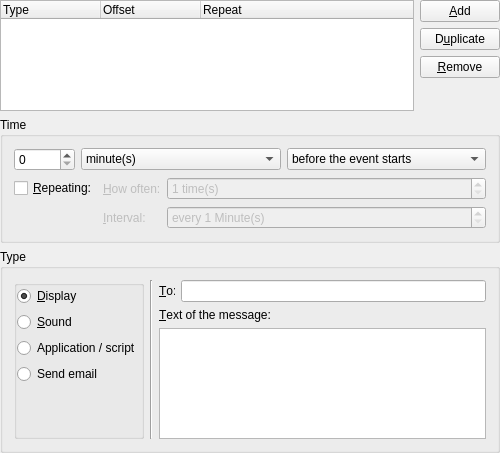
<?xml version="1.0" encoding="UTF-8"?>
<ui version="4.0">
 <class>EditorAlarms_base</class>
 <widget class="QWidget" name="EditorAlarms_base">
  <property name="geometry">
   <rect>
    <x>0</x>
    <y>0</y>
    <width>500</width>
    <height>453</height>
   </rect>
  </property>
  <property name="windowTitle">
   <string>Alarms</string>
  </property>
  <layout class="QGridLayout">
   <property name="margin">
    <number>0</number>
   </property>
   <property name="spacing">
    <number>6</number>
   </property>
   <item row="1" column="0">
    <widget class="QGroupBox" name="mTimeGroup">
     <property name="toolTip">
      <string>Specify a file containing a sound to play when the reminder triggers</string>
     </property>
     <property name="title">
      <string>Time</string>
     </property>
     <layout class="QVBoxLayout">
      <property name="spacing">
       <number>6</number>
      </property>
      <property name="margin">
       <number>11</number>
      </property>
      <item>
       <layout class="QHBoxLayout">
        <property name="spacing">
         <number>6</number>
        </property>
        <property name="margin">
         <number>0</number>
        </property>
        <item>
         <widget class="QSpinBox" name="mAlarmOffset">
          <property name="sizePolicy">
           <sizepolicy hsizetype="Maximum" vsizetype="Fixed">
            <horstretch>0</horstretch>
            <verstretch>0</verstretch>
           </sizepolicy>
          </property>
          <property name="toolTip">
           <string>Set the reminder trigger time</string>
          </property>
          <property name="whatsThis">
           <string>This spinbox allows you to set the reminder trigger time. The time unit is set in the combobox immediately adjacent.</string>
          </property>
          <property name="minimum">
           <number>0</number>
          </property>
          <property name="maximum">
           <number>99999</number>
          </property>
         </widget>
        </item>
        <item>
         <widget class="KComboBox" name="mOffsetUnit">
          <property name="toolTip">
           <string>Select the reminder trigger time unit</string>
          </property>
          <property name="whatsThis">
           <string>This combobox allows you to set the units for the reminder trigger time. The trigger time value is set in the spinbox immediately adjacent.</string>
          </property>
          <property name="autoCompletion">
           <bool>false</bool>
          </property>
          <item>
           <property name="text">
            <string comment="@item:inlistbox alarm offset expressed in minutes">minute(s)</string>
           </property>
          </item>
          <item>
           <property name="text">
            <string comment="@item:inlistbox alarm offset expressed in hours">hour(s)</string>
           </property>
          </item>
          <item>
           <property name="text">
            <string comment="@item:inlistbox alarm offset expressed in days">day(s)</string>
           </property>
          </item>
         </widget>
        </item>
        <item>
         <widget class="KComboBox" name="mBeforeAfter">
          <property name="toolTip">
           <string>Select the reminder trigger relative to the start or end time</string>
          </property>
          <property name="whatsThis">
           <string>Use this combobox to specify if you want the reminder to trigger before or after the start or end time.</string>
          </property>
          <item>
           <property name="text">
            <string>before the event starts</string>
           </property>
          </item>
          <item>
           <property name="text">
            <string>after the event starts</string>
           </property>
          </item>
          <item>
           <property name="text">
            <string>before the event ends</string>
           </property>
          </item>
          <item>
           <property name="text">
            <string>after the event ends</string>
           </property>
          </item>
         </widget>
        </item>
       </layout>
      </item>
      <item>
       <layout class="QGridLayout">
        <property name="margin">
         <number>0</number>
        </property>
        <property name="spacing">
         <number>6</number>
        </property>
        <item row="0" column="1">
         <widget class="QLabel" name="mHowOftenLabel">
          <property name="enabled">
           <bool>false</bool>
          </property>
          <property name="sizePolicy">
           <sizepolicy hsizetype="Maximum" vsizetype="Preferred">
            <horstretch>0</horstretch>
            <verstretch>0</verstretch>
           </sizepolicy>
          </property>
          <property name="text">
           <string>&amp;How often:</string>
          </property>
          <property name="buddy">
           <cstring>mRepeatCount</cstring>
          </property>
         </widget>
        </item>
        <item row="0" column="2">
         <widget class="QSpinBox" name="mRepeatCount">
          <property name="enabled">
           <bool>false</bool>
          </property>
          <property name="toolTip">
           <string>Select how often the reminder should repeat</string>
          </property>
          <property name="whatsThis">
           <string>Use this selector to choose how many times you want the recurring reminder to repeat.</string>
          </property>
          <property name="suffix">
           <string> time(s)</string>
          </property>
          <property name="minimum">
           <number>1</number>
          </property>
          <property name="maximum">
           <number>500</number>
          </property>
         </widget>
        </item>
        <item row="1" column="1">
         <widget class="QLabel" name="mIntervalLabel">
          <property name="enabled">
           <bool>false</bool>
          </property>
          <property name="text">
           <string>&amp;Interval:</string>
          </property>
          <property name="buddy">
           <cstring>mRepeatInterval</cstring>
          </property>
         </widget>
        </item>
        <item row="0" column="0">
         <widget class="QCheckBox" name="mRepeats">
          <property name="sizePolicy">
           <sizepolicy hsizetype="Maximum" vsizetype="Fixed">
            <horstretch>0</horstretch>
            <verstretch>0</verstretch>
           </sizepolicy>
          </property>
          <property name="toolTip">
           <string>Set the reminder to repeat</string>
          </property>
          <property name="whatsThis">
           <string>Check this if you want to the reminder to recur on a periodic interval.</string>
          </property>
          <property name="text">
           <string>&amp;Repeating:</string>
          </property>
         </widget>
        </item>
        <item row="1" column="2">
         <widget class="QSpinBox" name="mRepeatInterval">
          <property name="enabled">
           <bool>false</bool>
          </property>
          <property name="toolTip">
           <string>Select the time between reminder repeats</string>
          </property>
          <property name="whatsThis">
           <string>Use this selector to choose the time between repeating reminders.</string>
          </property>
          <property name="suffix">
           <string comment="@label:spinbox repeat interval expressed in minutes"> Minute(s)</string>
          </property>
          <property name="prefix">
           <string comment="repeat every X minutes">every </string>
          </property>
          <property name="minimum">
           <number>1</number>
          </property>
          <property name="maximum">
           <number>999</number>
          </property>
         </widget>
        </item>
       </layout>
      </item>
     </layout>
    </widget>
   </item>
   <item row="2" column="0">
    <widget class="QGroupBox" name="mTypeGroup">
     <property name="title">
      <string>Type</string>
     </property>
     <layout class="QHBoxLayout">
      <property name="spacing">
       <number>6</number>
      </property>
      <property name="margin">
       <number>11</number>
      </property>
      <item>
       <widget class="QGroupBox" name="mAlarmType">
        <property name="sizePolicy">
         <sizepolicy hsizetype="Maximum" vsizetype="Preferred">
          <horstretch>0</horstretch>
          <verstretch>0</verstretch>
         </sizepolicy>
        </property>
        <property name="title">
         <string/>
        </property>
        <property name="flat">
         <bool>true</bool>
        </property>
        <layout class="QVBoxLayout">
         <property name="spacing">
          <number>6</number>
         </property>
         <property name="margin">
          <number>0</number>
         </property>
         <item>
          <widget class="QRadioButton" name="mTypeDisplayRadio">
           <property name="toolTip">
            <string>Display optional text when the reminder is triggered</string>
           </property>
           <property name="whatsThis">
            <string>Check this option if you want to display optional text in a popup notice when the reminder triggers.</string>
           </property>
           <property name="text">
            <string>&amp;Display</string>
           </property>
           <property name="checked">
            <bool>true</bool>
           </property>
          </widget>
         </item>
         <item>
          <widget class="QRadioButton" name="mTypeSoundRadio">
           <property name="toolTip">
            <string>Play a sound when the reminder is triggered</string>
           </property>
           <property name="whatsThis">
            <string>Check this option if you want to play a sound when the reminder triggers.</string>
           </property>
           <property name="text">
            <string>&amp;Sound</string>
           </property>
          </widget>
         </item>
         <item>
          <widget class="QRadioButton" name="mTypeAppRadio">
           <property name="toolTip">
            <string>Run an application or script when the reminder is triggered</string>
           </property>
           <property name="whatsThis">
            <string>Check this option if you want to run an application (or script) when the reminder triggers.</string>
           </property>
           <property name="text">
            <string>Application / script</string>
           </property>
          </widget>
         </item>
         <item>
          <widget class="QRadioButton" name="mTypeEmailRadio">
           <property name="enabled">
            <bool>true</bool>
           </property>
           <property name="toolTip">
            <string>Send email when the reminder is triggered</string>
           </property>
           <property name="whatsThis">
            <string>Check this option if you want to send an email message when the reminder triggers.</string>
           </property>
           <property name="text">
            <string>Send email</string>
           </property>
          </widget>
         </item>
         <item>
          <spacer>
           <property name="orientation">
            <enum>Qt::Vertical</enum>
           </property>
           <property name="sizeType">
            <enum>QSizePolicy::Expanding</enum>
           </property>
           <property name="sizeHint" stdset="0">
            <size>
             <width>21</width>
             <height>41</height>
            </size>
           </property>
          </spacer>
         </item>
        </layout>
       </widget>
      </item>
      <item>
       <widget class="Line" name="line1">
        <property name="frameShape">
         <enum>QFrame::VLine</enum>
        </property>
        <property name="frameShadow">
         <enum>QFrame::Sunken</enum>
        </property>
        <property name="orientation">
         <enum>Qt::Vertical</enum>
        </property>
       </widget>
      </item>
      <item>
       <widget class="QStackedWidget" name="mTypeStack">
        <property name="currentIndex">
         <number>3</number>
        </property>
        <widget class="QWidget" name="PageDisplayText">
         <layout class="QVBoxLayout">
          <property name="spacing">
           <number>6</number>
          </property>
          <property name="margin">
           <number>0</number>
          </property>
          <item>
           <widget class="QLabel" name="mDisplayTextLabel">
            <property name="text">
             <string>Display &amp;text:</string>
            </property>
            <property name="buddy">
             <cstring>mDisplayText</cstring>
            </property>
           </widget>
          </item>
          <item>
           <widget class="KTextEdit" name="mDisplayText">
            <property name="toolTip">
             <string notr="true">Provide text to display when the reminder triggers</string>
            </property>
            <property name="whatsThis">
             <string>Specify any text you desire to display in the popup notice when the reminder triggers.</string>
            </property>
           </widget>
          </item>
         </layout>
        </widget>
        <widget class="QWidget" name="PageSoundFile">
         <layout class="QVBoxLayout">
          <property name="spacing">
           <number>6</number>
          </property>
          <property name="margin">
           <number>0</number>
          </property>
          <item>
           <widget class="QLabel" name="mSoundFileLabel">
            <property name="text">
             <string>Sound &amp;file:</string>
            </property>
            <property name="buddy">
             <cstring>mSoundFile</cstring>
            </property>
           </widget>
          </item>
          <item>
           <widget class="KUrlRequester" name="mSoundFile">
            <property name="toolTip">
             <string>Specify a file containing a sound to play when the reminder triggers</string>
            </property>
            <property name="whatsThis">
             <string>Use the adjacent file browser to help you find the file you want to use when playing a sound when the reminder triggers.</string>
            </property>
            <property name="filter">
             <string>audio/x-wav audio/x-mp3 application/ogg</string>
            </property>
           </widget>
          </item>
          <item>
           <spacer>
            <property name="orientation">
             <enum>Qt::Vertical</enum>
            </property>
            <property name="sizeType">
             <enum>QSizePolicy::Expanding</enum>
            </property>
            <property name="sizeHint" stdset="0">
             <size>
              <width>20</width>
              <height>61</height>
             </size>
            </property>
           </spacer>
          </item>
         </layout>
        </widget>
        <widget class="QWidget" name="PageApplication">
         <layout class="QVBoxLayout">
          <property name="spacing">
           <number>6</number>
          </property>
          <property name="margin">
           <number>0</number>
          </property>
          <item>
           <widget class="QLabel" name="mApplicationLabel">
            <property name="text">
             <string>&amp;Application / Script:</string>
            </property>
            <property name="buddy">
             <cstring>mApplication</cstring>
            </property>
           </widget>
          </item>
          <item>
           <widget class="KUrlRequester" name="mApplication">
            <property name="toolTip">
             <string>Specify a file containing the application to run when the reminder triggers</string>
            </property>
            <property name="whatsThis">
             <string>Use the adjacent file browser to help you find the file you want to use when running an application when the reminder triggers.</string>
            </property>
            <property name="filter">
             <string>*|All files</string>
            </property>
           </widget>
          </item>
          <item>
           <widget class="QLabel" name="mAppArgumentsLabel">
            <property name="text">
             <string>Ar&amp;guments:</string>
            </property>
            <property name="buddy">
             <cstring>mAppArguments</cstring>
            </property>
           </widget>
          </item>
          <item>
           <widget class="KLineEdit" name="mAppArguments">
            <property name="toolTip">
             <string>Specify arguments to pass to the application when the reminder triggers</string>
            </property>
            <property name="whatsThis">
             <string>Enter the application arguments to use when running an application when the reminder triggers.</string>
            </property>
           </widget>
          </item>
          <item>
           <spacer>
            <property name="orientation">
             <enum>Qt::Vertical</enum>
            </property>
            <property name="sizeType">
             <enum>QSizePolicy::Expanding</enum>
            </property>
            <property name="sizeHint" stdset="0">
             <size>
              <width>20</width>
              <height>16</height>
             </size>
            </property>
           </spacer>
          </item>
         </layout>
        </widget>
        <widget class="QWidget" name="PageEmail">
         <layout class="QGridLayout">
          <property name="margin">
           <number>0</number>
          </property>
          <property name="spacing">
           <number>6</number>
          </property>
          <item row="1" column="0" colspan="2">
           <widget class="QLabel" name="mEmailTextLabel">
            <property name="text">
             <string>&amp;Text of the message:</string>
            </property>
            <property name="buddy">
             <cstring>mEmailText</cstring>
            </property>
           </widget>
          </item>
          <item row="2" column="0" colspan="2">
           <widget class="KTextEdit" name="mEmailText">
            <property name="toolTip">
             <string>Specify text of an email message to send when the reminder triggers</string>
            </property>
            <property name="whatsThis">
             <string>Enter any text you desire for the email message that will be sent when the alarm triggers.</string>
            </property>
           </widget>
          </item>
          <item row="0" column="1">
           <widget class="KPIM::AddresseeLineEdit" name="mEmailAddress">
            <property name="toolTip">
             <string>Specify a list of addresses to send email when the reminder triggers.
If the 'To:' field stays empty the email reminder will be sent to the
default email configured in Kmail (Settings menu/Configure Kmail/Identities).</string>
            </property>
            <property name="whatsThis">
             <string>Enter a list comma-separated addresses to which an email will be sent when the reminder triggers</string>
            </property>
           </widget>
          </item>
          <item row="0" column="0">
           <widget class="QLabel" name="mEmailToLabel">
            <property name="text">
             <string>&amp;To:</string>
            </property>
            <property name="buddy">
             <cstring>mEmailAddress</cstring>
            </property>
           </widget>
          </item>
         </layout>
        </widget>
       </widget>
      </item>
     </layout>
    </widget>
   </item>
   <item row="0" column="0">
    <layout class="QGridLayout">
     <property name="margin">
      <number>0</number>
     </property>
     <property name="spacing">
      <number>6</number>
     </property>
     <item row="2" column="1">
      <widget class="QPushButton" name="mRemoveButton">
       <property name="toolTip">
        <string>Remove the currently selected reminder</string>
       </property>
       <property name="whatsThis">
        <string>Click this button if you want to remove the currently selected reminder. Be careful with this option as there is no way to undo this operation.</string>
       </property>
       <property name="text">
        <string>&amp;Remove</string>
       </property>
      </widget>
     </item>
     <item row="0" column="1">
      <widget class="QPushButton" name="mAddButton">
       <property name="toolTip">
        <string>Create a new reminder using the settings specified below</string>
       </property>
       <property name="whatsThis">
        <string>Click this button if you want to create a new reminder using the settings specified below. You can continue to change the settings as needed.</string>
       </property>
       <property name="text">
        <string comment="Add a new alarm to the alarm list">&amp;Add</string>
       </property>
      </widget>
     </item>
     <item row="1" column="1">
      <widget class="QPushButton" name="mDuplicateButton">
       <property name="toolTip">
        <string>Create a new reminder from the currently selected reminder</string>
       </property>
       <property name="whatsThis">
        <string>Click this button if you want to create a new reminder using the settings stored in the currently selected reminder. You can continue to change the settings as needed.</string>
       </property>
       <property name="text">
        <string>D&amp;uplicate</string>
       </property>
      </widget>
     </item>
     <item row="3" column="1">
      <spacer>
       <property name="orientation">
        <enum>Qt::Vertical</enum>
       </property>
       <property name="sizeType">
        <enum>QSizePolicy::Expanding</enum>
       </property>
       <property name="sizeHint" stdset="0">
        <size>
         <width>20</width>
         <height>60</height>
        </size>
       </property>
      </spacer>
     </item>
     <item row="0" column="0" rowspan="4">
      <widget class="QTreeWidget" name="mAlarmList">
       <property name="toolTip">
        <string>The list of reminders for this event or to-do</string>
       </property>
       <property name="whatsThis">
        <string>This area displays a list of all the reminders you have specified for this event or to-do.</string>
       </property>
       <property name="selectionMode">
        <enum>QAbstractItemView::SingleSelection</enum>
       </property>
       <property name="rootIsDecorated">
        <bool>false</bool>
       </property>
       <property name="allColumnsShowFocus">
        <bool>true</bool>
       </property>
       <column>
        <property name="text">
         <string>Type</string>
        </property>
       </column>
       <column>
        <property name="text">
         <string>Offset</string>
        </property>
       </column>
       <column>
        <property name="text">
         <string>Repeat</string>
        </property>
       </column>
      </widget>
     </item>
    </layout>
   </item>
  </layout>
 </widget>
 <customwidgets>
  <customwidget>
   <class>KPIM::AddresseeLineEdit</class>
   <extends>KLineEdit</extends>
   <header>libkdepim/addresseelineedit.h</header>
  </customwidget>
  <customwidget>
   <class>KUrlRequester</class>
   <extends>QFrame</extends>
   <header>kurlrequester.h</header>
  </customwidget>
  <customwidget>
   <class>KLineEdit</class>
   <extends>QLineEdit</extends>
   <header>klineedit.h</header>
  </customwidget>
  <customwidget>
   <class>KComboBox</class>
   <extends>QComboBox</extends>
   <header>kcombobox.h</header>
  </customwidget>
  <customwidget>
   <class>KTextEdit</class>
   <extends>QTextEdit</extends>
   <header>ktextedit.h</header>
  </customwidget>
 </customwidgets>
 <includes>
  <include location="global">addresseelineedit.h</include>
 </includes>
 <resources/>
 <connections/>
</ui>
